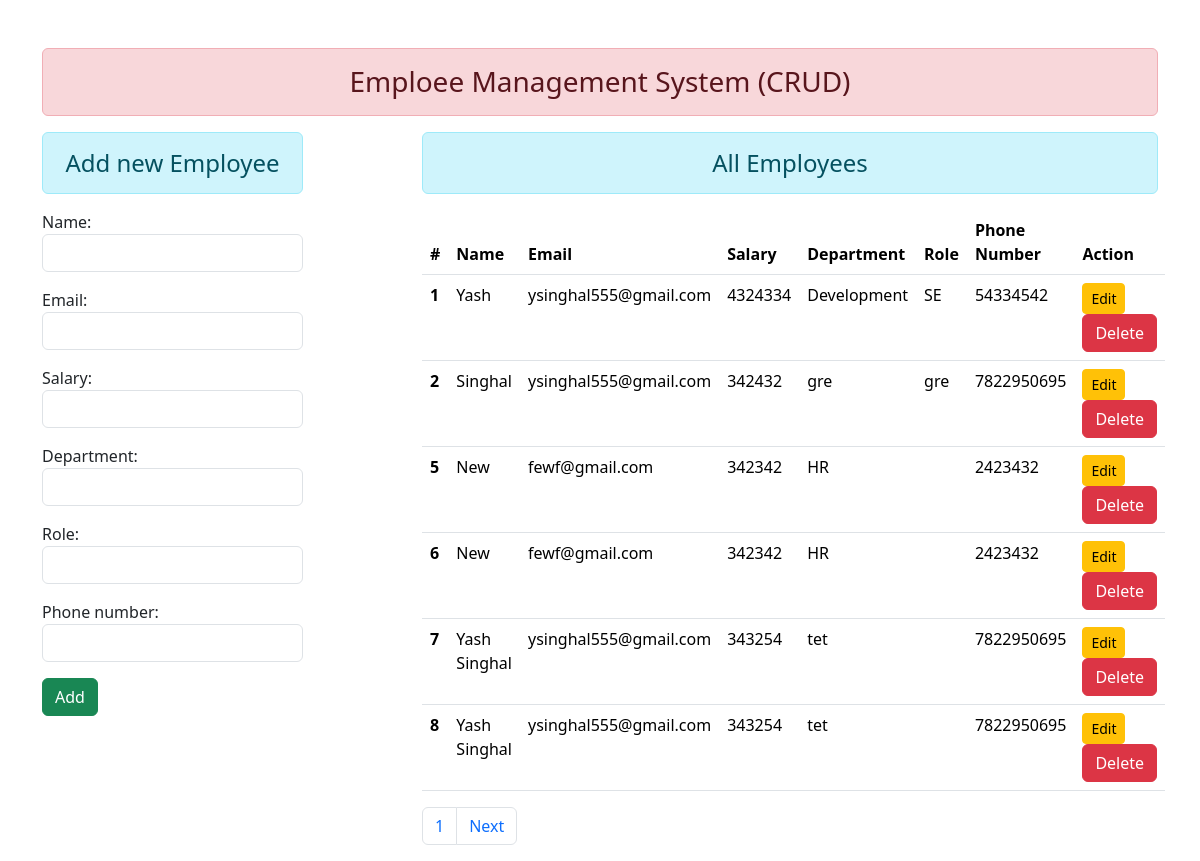
Before: / with the older database file.
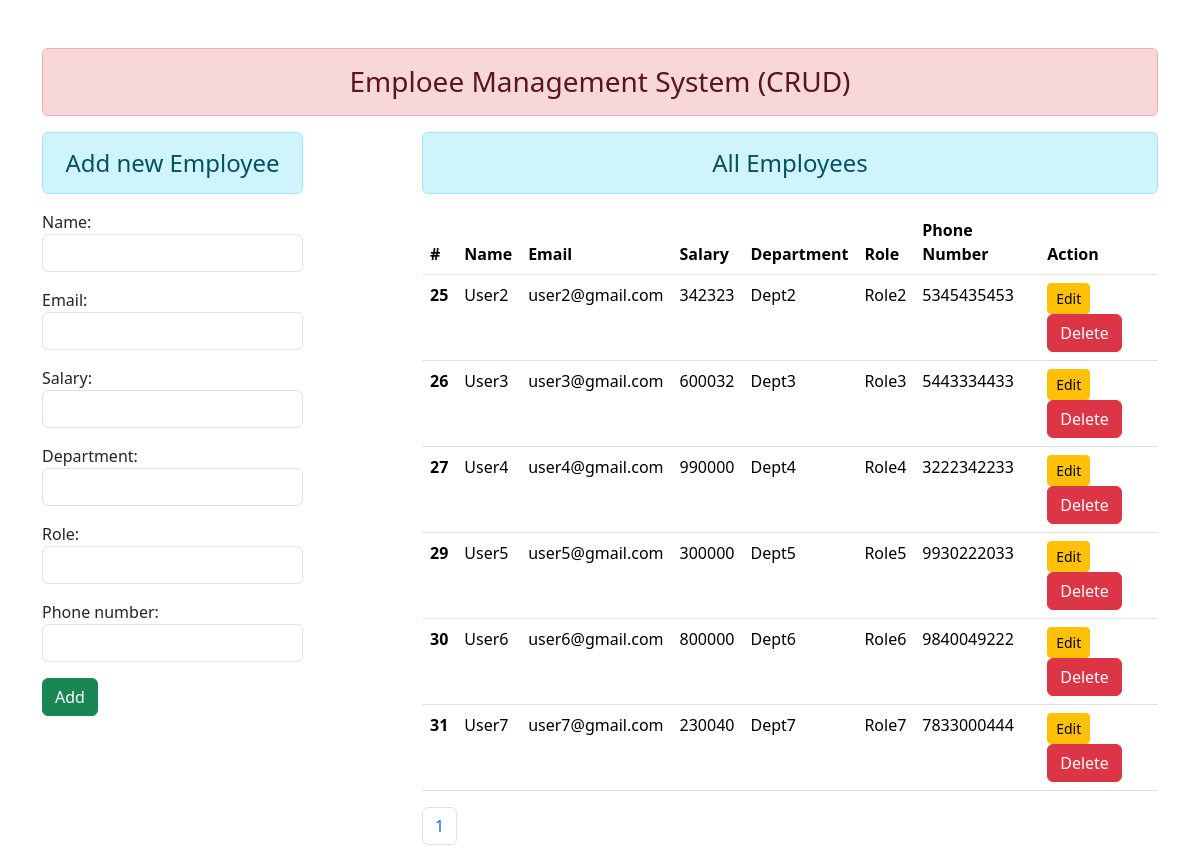
After: the same page with the newer database file.
### employee/models.py (models this page shows, shortened)
class Employee(models.Model):
    name = models.CharField(max_length=50)
    email = models.EmailField(max_length=100)
    salary = models.IntegerField()
    department = models.CharField(max_length=50)
    role = models.CharField(max_length=50)
    phone_number = models.TextField(max_length=10)

### employee/views.py (the view)
# urls.py: path('', views.add_show, name="addandshow"),
def add_show(request):
    if request.method == 'POST':
        fm = EmployeeForm(request.POST)
        if fm.is_valid():
            name = fm.cleaned_data['name']
            email = fm.cleaned_data['email']
            salary = fm.cleaned_data['salary']
            department = fm.cleaned_data['department']
            role = fm.cleaned_data['role']
            phone_number = fm.cleaned_data['phone_number']
            reg = Employee(name=name, email=email, salary=salary, department=department, role=role,
                           phone_number=phone_number)
            reg.save()
        fm = EmployeeForm()
    else:
        fm = EmployeeForm()
    emp = Employee.objects.all().order_by('id')
    paginator = Paginator(emp, 6)
    page_number = request.GET.get('page')
    page_obj = paginator.get_page(page_number)
    return render(request, 'employee/addandshow.html', {'form': fm, 'emp': page_obj})

### employee/forms.py
class EmployeeForm(forms.ModelForm):
    class Meta:
        model = Employee
        fields = '__all__'
        widgets = {
            'name': forms.TextInput(attrs={'class': 'form-control'}),
            'email': forms.EmailInput(attrs={'class': 'form-control'}),
            'salary': forms.NumberInput(attrs={'class': 'form-control'}),
            'department': forms.TextInput(attrs={'class': 'form-control'}),
            'role': forms.TextInput(attrs={'class': 'form-control'}),
            'phone_number': forms.TextInput(attrs={'class': 'form-control'}),
        }

### employee/templates/employee/addandshow.html (shortened to what this page needs)
{% extends 'employee/base.html' %}
{% block content %}
<div class="row">
    <div class="col-sm-3">
        <h4 class="text-center alert alert-info">Add new Employee</h4>
        <form action="" method="POST">
            {{form.as_p}}
            <input type="submit" class="btn btn-success" value="Add">
        </form>
    </div>
    <div class="col-sm-8 offset-1">
        <h4 class="text-center alert alert-info">All Employees</h4>
        {% if emp %}
        <table class="table">
            <thead>
            <tr>
                <th scope="col">#</th>
                <th scope="col">Name</th>
                <th scope="col">Email</th>
                <th scope="col">Salary</th>
                <th scope="col">Department</th>
                <th scope="col">Role</th>
                <th scope="col">Phone Number</th>
                <th scope="col">Action</th>
            </tr>
            </thead>
            <tbody>
            {% for ep in emp %}
            <tr>
                <th scope="row">{{ep.pk}}</th>
                <td>{{ep.name}}</td>
                <td>{{ep.email}}</td>
                <td>{{ep.salary}}</td>
                <td>{{ep.department}}</td>
                <td>{{ep.role}}</td>
                <td>{{ep.phone_number}}</td>
                <td>
                    <a href="{% url 'update_emp' ep.id %}" class="btn btn-warning btn-sm">Edit</a>
                    <form action="{% url 'delete_emp' ep.id %}" method="post" class="d-inline">
                        <input type="submit" class="btn btn-danger" value="Delete">
                    </form>
                </td>
            </tr>
            {% endfor %}
            </tbody>
        </table>
        <nav>
            <ul class="pagination">
                <li class="page-item"><a class="page-link" href="#">{{ emp.number }}</a></li>
                {% if emp.has_next %}
                <li class="page-item"><a class="page-link" href="?page={{emp.next_page_number}}">Next</a></li>
                {% endif %}
            </ul>
        </nav>
        {% else %}
        <h4 class="text-center alert alert-warning">No Records found</h4>
        {% endif %}
    </div>
</div>
{% endblock content %}

### employee/templates/employee/base.html (shortened to what this page needs)
<!doctype html>
<html lang="en">
<head>
    <link href="https://cdn.jsdelivr.net/npm/bootstrap@5.3.2/dist/css/bootstrap.min.css" rel="stylesheet"
>
</head>
<body>
<div class="container mt-5">
    <h3 class="text-center alert alert-danger">Emploee Management System (CRUD)</h3>
    {% block content %}
    {% endblock content %}
</div>
</body>
</html>

Changed rows visible on the page:
removed Employee: pk "1", name "Yash", email "ysinghal555@gmail.com", salary "4324334", department "Development", role "SE", phone_number "54334542"
removed Employee: pk "2", name "Singhal", email "ysinghal555@gmail.com", salary "342432", department "gre", role "gre", phone_number "7822950695"
removed Employee: pk "5", name "New", email "fewf@gmail.com", salary "342342", department "HR", phone_number "2423432"
removed Employee: pk "6", name "New", email "fewf@gmail.com", salary "342342", department "HR", phone_number "2423432"
removed Employee: pk "7", name "Yash Singhal", email "ysinghal555@gmail.com", salary "343254", department "tet", phone_number "7822950695"
removed Employee: pk "8", name "Yash Singhal", email "ysinghal555@gmail.com", salary "343254", department "tet", phone_number "7822950695"
added Employee: pk "25", name "User2", email "user2@gmail.com", salary "342323", department "Dept2", role "Role2", phone_number "5345435453"
added Employee: pk "26", name "User3", email "user3@gmail.com", salary "600032", department "Dept3", role "Role3", phone_number "5443334433"
added Employee: pk "27", name "User4", email "user4@gmail.com", salary "990000", department "Dept4", role "Role4", phone_number "3222342233"
added Employee: pk "29", name "User5", email "user5@gmail.com", salary "300000", department "Dept5", role "Role5", phone_number "9930222033"
added Employee: pk "30", name "User6", email "user6@gmail.com", salary "800000", department "Dept6", role "Role6", phone_number "9840049222"
added Employee: pk "31", name "User7", email "user7@gmail.com", salary "230040", department "Dept7", role "Role7", phone_number "7833000444"
Other visible differences:
text no longer shown: "Next"
